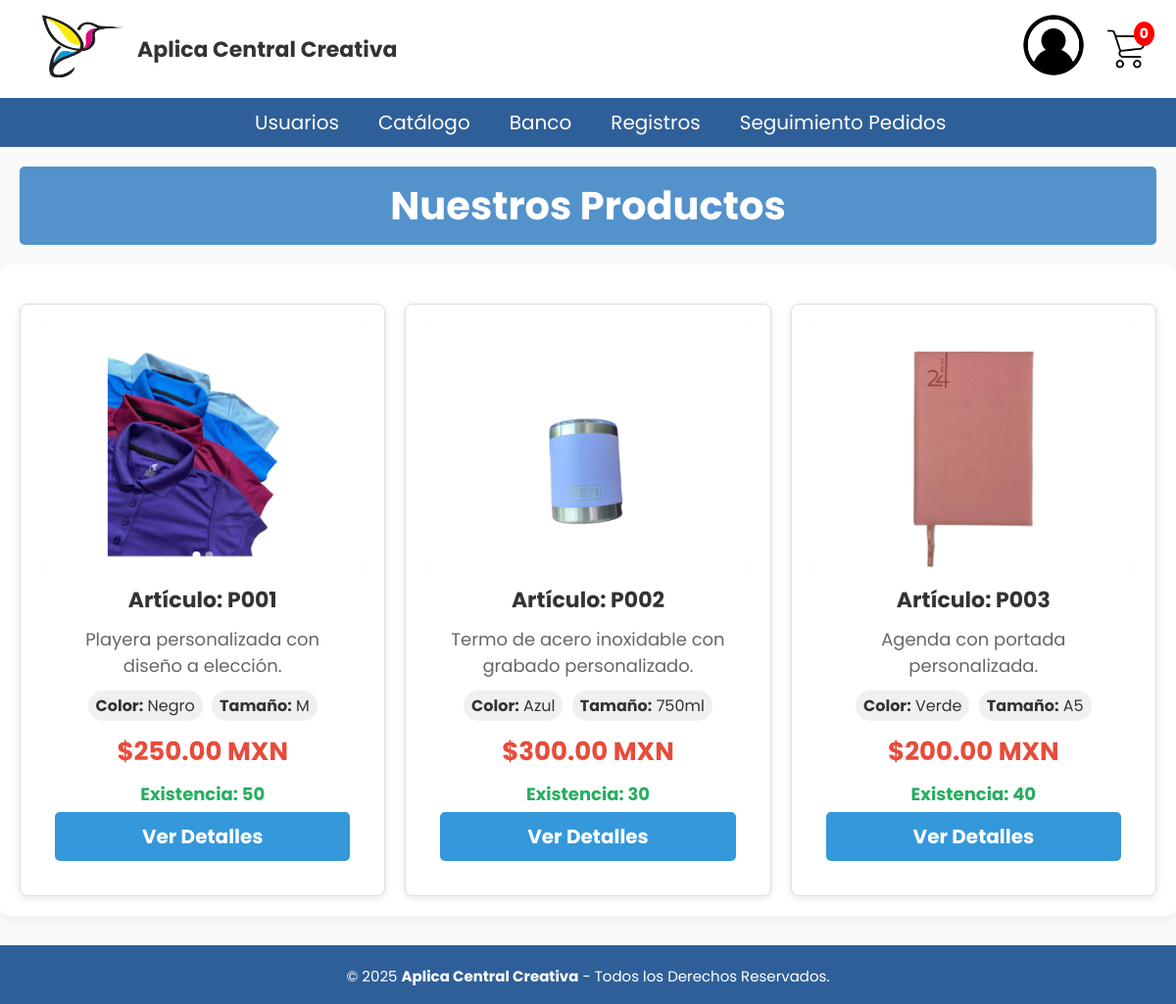
The app's page /Home/Home.php (signed in) with its own data.
### tables this page shows
CREATE TABLE articulos(
id_articulo VARCHAR(5) NOT NULL PRIMARY KEY UNIQUE,
descripcion TEXT NOT NULL,
id_detalle_articulo INT NOT NULL,
CONSTRAINT fk_deta_art FOREIGN KEY (id_detalle_articulo) REFERENCES detalle_articulos(id_detalle_articulo)
);

CREATE TABLE detalle_articulos(
id_detalle_articulo INT NOT NULL PRIMARY KEY AUTO_INCREMENT,
existencia INT NOT NULL,
costo DECIMAL(6,2) NOT NULL,
precio DECIMAL(6,2) NOT NULL,
id_proveedor INT NOT NULL,
estatus ENUM('Disponible','No Disponible','Descontinuado') DEFAULT 'Disponible',
CONSTRAINT fk_proveedor FOREIGN KEY (id_proveedor) REFERENCES usuario(id_usuario)
);

### Home/Home.php (the view, shortened to what this page needs)
<?php
include('../Nav/header.php');
?>
<!DOCTYPE html>
<html lang="es">
<head>
  <link rel="stylesheet" href="Home.css" />
</head>
<body>
<h1 class="titulo">Nuestros Productos</h1>
<div class="container">
  <div class="products-grid">
    <?php
    $sql = "SELECT DISTINCT
              a.id_articulo,
              a.descripcion,
              d.precio,
              d.existencia,
              d.estatus,
              d.id_detalle_articulo
            FROM articulos a
            INNER JOIN detalle_articulos d ON a.id_detalle_articulo = d.id_detalle_articulo
            WHERE d.estatus = 'Disponible'
            ORDER BY a.id_articulo";
    $resultado = $conn->query($sql);
    if ($resultado->num_rows > 0) {
        while ($row = $resultado->fetch_assoc()) {
            $sql_imagenes = "SELECT ac.valor
                            FROM articulo_completo ac
                            INNER JOIN atributos at ON ac.id_atributo = at.id_atributo
                            WHERE ac.id_articulo = ? AND at.nombre = 'Imagen'";
            $stmt = $conn->prepare($sql_imagenes);
            $stmt->bind_param("s", $row["id_articulo"]);
            $stmt->execute();
            $resultado_imagenes = $stmt->get_result();
            $imagenes = [];
            while ($img = $resultado_imagenes->fetch_assoc()) {
                $imagenes[] = $img['valor'];
            }
            $sql_atributos = "SELECT at.nombre, ac.valor
                             FROM articulo_completo ac
                             INNER JOIN atributos at ON ac.id_atributo = at.id_atributo
                             WHERE ac.id_articulo = ? AND at.nombre != 'Imagen'";
            $stmt_attr = $conn->prepare($sql_atributos);
            $stmt_attr->bind_param("s", $row["id_articulo"]);
            $stmt_attr->execute();
            $resultado_atributos = $stmt_attr->get_result();
            $atributos = [];
            while ($attr = $resultado_atributos->fetch_assoc()) {
                $atributos[$attr['nombre']] = $attr['valor'];
            }
            echo '<div class="product" data-product-id="' . $row["id_articulo"] . '">';
            echo '<div class="product-images">';
            if (!empty($imagenes)) {
                foreach ($imagenes as $index => $imagen) {
                    $activeClass = ($index === 0) ? ' active' : '';
                    echo '<img src="../Imagenes/' . htmlspecialchars($imagen) . '" alt="' . htmlspecialchars($row["descripcion"]) . '" class="product-img' . $activeClass . '">';
                }
                if (count($imagenes) > 1) {
                    echo '<div class="image-indicators">';
                    for ($i = 0; $i < count($imagenes); $i++) {
                        echo '<span class="indicator' . ($i === 0 ? ' active' : '') . '" data-index="' . $i . '"></span>';
                    }
                    echo '</div>';
                }
            } else {
                echo '<img src="../Imagenes/no-image.png" alt="Sin imagen" class="product-img active">';
            }
            echo '</div>';
            echo '<div class="product-content">';
            echo '<h3>Artículo: ' . htmlspecialchars($row["id_articulo"]) . '</h3>';
            echo '<p>' . htmlspecialchars($row["descripcion"]) . '</p>';
            if (!empty($atributos)) {
                echo '<div class="product-attributes">';
                $contador = 0;
                foreach ($atributos as $nombre => $valor) {
                    if ($contador < 3) {
                        echo '<span class="attribute"><strong>' . htmlspecialchars($nombre) . ':</strong> ' . htmlspecialchars($valor) . '</span> ';
                        $contador++;
                    }
                }
                echo '</div>';
            }
            echo '<p class="price">$' . number_format($row["precio"], 2) . ' MXN</p>';
            echo '<p class="stock">Existencia: ' . $row["existencia"] . '</p>';
            echo '<a href="Detalle_articulo.php?id=' . $row["id_articulo"] . '" class="btn-ver-detalle">Ver Detalles</a>';
            echo '</div>';
            echo '</div>';
        }
    } else {
        echo '<div class="no-products">No hay productos disponibles en este momento.</div>';
    }
    ?>
  </div>
</div>
</body>
<?php
include ('../Nav/footer.php');
?>
</html>

### BD/ConexionBD.php (shortened to what this page needs)
<!DOCTYPE html>
<html lang="en">
<head>
</head>
<body>
</body>
</html>

### BD/ConexionBDB.php (shortened to what this page needs)
<!DOCTYPE html>
<html lang="en">
<head>
</head>
<body>
</body>
</html>

### Nav/header.php (shortened to what this page needs)
<?php
include('../BD/ConexionBD.php');
include('../BD/ConexionBDB.php');
$id_usuario = $_SESSION['id_usuario'];
$id_rol = $_SESSION['id_rol'];
$menus = [
    1 => [
        "Usuarios" => "../Usuarios\Usuarios.php",
        "Catálogo" => "../Home/Home.php",
        "Banco" => [
            "Clientes" => "../Banco_Usuarios\Usuarios_B.php",
            "Bancos" => "../Bancos\Bancos.php"
        ],
        "Registros" => "../Ventas/Resumen_detalle.php",
        "Seguimiento Pedidos" => "../Pedido/seguimiento_pedido.php"
    ],
    2 => [
        "Mis pedidos" => "#",
        "" => [
            "" => "",
           "" => ""
        ],
        "" => "",
    ],
    3 => [
        "Tienda" => [
            "Ver Productos" => "../Catalogo/catalogo.php",
            "Promociones" => "../Catalogo/promociones.php"
        ],
        "Mis Compras" => [
            "Historial" => "../Cliente/historial_compras.php"
        ],
        "Carrito" => [
            "Ver Carrito" => "../Carrito/carrito.php"
        ],
        "Perfil" => [
            "Perfil" => "../Perfil/Perfil.php"
        ]
    ]
];
$queryCliente = "SELECT id_cliente
FROM cliente WHERE id_usuario = ?";
$stmtCliente = $conn->prepare($queryCliente);
$stmtCliente->bind_param('i', $id_usuario);
$stmtCliente->execute();
$resultCliente = $stmtCliente->get_result();
$cliente = $resultCliente->fetch_assoc();
$id_cliente = $cliente['id_cliente'] ?? null;
$sql_carrito = "SELECT id_carrito FROM carrito WHERE id_cliente = ?";
$stmt = $conn->prepare($sql_carrito);
$stmt->bind_param("i", $id_cliente);
$stmt->execute();
$result = $stmt->get_result();
$row = $result->fetch_assoc();
$id_carrito = $row['id_carrito'] ?? null;
$sql_sum_cantidad = "SELECT SUM(cantidad) AS total_cantidad FROM detalle_carrito WHERE id_carrito = ?";
$stmt = $conn->prepare($sql_sum_cantidad);
$stmt->bind_param("i", $id_carrito);
$stmt->execute();
$result = $stmt->get_result();
$total_cantidad = 0;
if ($row = $result->fetch_assoc()) {
    $total_cantidad = $row['total_cantidad'] ?? 0;
}
?>
<!DOCTYPE html>
<html lang="es">
<head>
    <link rel="stylesheet" href="../CSS/cabecera.css" type="text/css">
    <link rel="stylesheet" href="../CSS/menu.css" type="text/css">
    <link rel="stylesheet" href="../CSS/pie_pagina.css" type="text/css">
    <link rel="stylesheet" href="../CSS/tablas_boton.css" type="text/css">
    <link rel="stylesheet" href="../CSS/formularios.css" type="text/css">
    <link rel="stylesheet" href="../CSS/departamentos.css" type="text/css">
    <link rel="stylesheet" href="../CSS/cabecera2.css" type="text/css">
    <link rel="stylesheet" href="../CSS/Detalle_Producto.css" type="text/css">
    <link rel="stylesheet" href="../CSS/Carrito.css" type="text/css">
    <link rel="stylesheet" href="../CSS/direccion.css" type="text/css">
    <link rel="stylesheet" href="../CSS/Perfil.css" type="text/css">
    <link rel="stylesheet" href="../CSS/Tarjetas.css" type="text/css">
    <link rel="stylesheet" href="../CSS/Confirmar_pedido.css" type="text/css">
    <link rel="stylesheet" href="../CSS/reporte_ventas.css" type="text/css">
</head>
<body>
<header class="cabecera_p">
    <div class="cabecera">
        <div class="logo-nombre">
            <a href="../Home/Home.php">
                <img src="../Imagenes/acc_logo.png" class="img-logo" alt="Logo">
            </a>
            <h1 class="nom_sis">Aplica Central Creativa</h1>
        </div>
<div class="user-carrito-wrapper">
<div class="user-menu-container">
    <div class="user-icon-wrapper" onclick="toggleMenu()">
        <img src="../Imagenes/avatar.png" alt="Usuario" class="user-icon">
    </div>
</div>
        <div class="centro-cabecera">
    <div class="carrito-icono">
        <a href="../Carrito/carrito.php">
            <img src="../Imagenes/carrito.png" alt="Carrito" class="carrito-img">
            <span id="contador-carrito"><?php echo intval($total_cantidad); ?></span>
        </a>
    </div>
</div>
    </div>
    </div>
    <div class="header">
        <ul class="nav">
            <?php
            if ($id_rol && isset($menus[$id_rol])) {
                foreach ($menus[$id_rol] as $nombre => $url) {
                    if (is_array($url)) {
                        echo "<li><a href='#'>$nombre</a><ul class='submenu'>";
                        echo "</ul></li>";
                    } else {
                        echo "<li><a href='$url'>$nombre</a></li>";
                    }
                }
            } else {
                echo "<li><a href='#'>Acceso Denegado</a></li>";
            }
            ?>
        </ul>
    </div>
</header>
</body>
</html>

### Nav/footer.php
<footer class="pie-pagina">
        <div class="grupo-2">
            <small>&copy; 2025 <b>Aplica Central Creativa</b> - Todos los Derechos Reservados.</small>
        </div>
    </footer>

### CSS/cabecera.css (style rules this page uses)
html { font-size: 20px; overflow-y: auto; font-family: 'Poppins', sans-serif; }
.cabecera { display: flex; justify-content: space-between; align-items: center; height: 100px; width: 100%; background-color: #ffffff; padding: 0 30px; }
.logo-nombre { display: flex; align-items: center; gap: 10px; }
.img-logo { height: 90px; width: 100px; }
.nom_sis { font-size: 22px; font-weight: bold; color: #333; margin: 0; }
.user-carrito-wrapper { display: flex; align-items: center; gap: 20px; }
.carrito-icono { position: relative; cursor: pointer; }
.carrito-img { width: 50px; height: 50px; }
#contador-carrito { position: absolute; top: -5px; right: -10px; background-color: red; color: white; font-size: 12px; padding: 2px 6px; border-radius: 50%; }
.user-menu-container { position: relative; }
.user-icon-wrapper { cursor: pointer; }
.user-icon { width: 70px; height: 70px; border-radius: 50%; object-fit: cover; transition: transform 0.2s ease; }

### CSS/menu.css (style rules this page uses)
* { padding: 0px; margin: 0px; }
.header { margin: auto; width: 100%; background-color: #2f5f98; }
ul, ol { list-style: none; }
.nav { display: flex; margin-left: 20%; }
.nav > li { position: relative; float: left; }
.nav li a { background-color: #2f5f98; color: #fff; text-decoration: none; padding: 10px 20px; display: block; }

### CSS/pie_pagina.css (style rules this page uses)
.container { flex: 1; }
.pie-pagina { width: 100%; margin-top: 30px; }
.pie-pagina .grupo-2 { background-color: #2f5f98; padding: 15px 10px; text-align: center; color: #fff; }
.pie-pagina .grupo-2 small { font-size: 15px; }

### CSS/tablas_boton.css (style rules this page uses)
.titulo { background-color: #5492cc; color: white; padding: 10px 20px; border: none; border-radius: 5px; cursor: pointer; font-family: 'Poppins', sans-serif; margin-left: 20px; margin-top: 20px; margin-right: 20px; }
a { text-decoration: underline; color: rgb(0, 0, 0); }

### CSS/formularios.css (style rules this page uses)
.titulo { background-color: #5492cc; color: white; padding: 10px 20px; border: none; border-radius: 5px; cursor: pointer; font-family: 'Poppins', sans-serif; margin-left: 20px; margin-top: 20px; margin-bottom: 20px; margin-right: 20px; }
* { font-family: 'Poppins', sans-serif; margin: 0; padding: 0; box-sizing: border-box; }

### CSS/departamentos.css (style rules this page uses)
a { text-decoration: underline; color: purple; }

### CSS/cabecera2.css (style rules this page uses)
* { padding: 0px; margin: 0px; }
.header { margin: auto; width: 100%; background-color: #2f5f98; }
ul, ol { list-style: none; }
.nav { display: flex; margin-left: 20%; height: 50px; }
.nav > li { position: relative; float: left; }
.nav li a { background-color: #2f5f98; color: #fff; text-decoration: none; padding: 10px 20px; display: block; }
h1, h2 { color: #000000; }

### CSS/Detalle_Producto.css (style rules this page uses)
.price { font-size: 24px; font-weight: bold; color: #28a745; margin: 10px 0; }

### CSS/Carrito.css (style rules this page uses)
body { font-family: 'Segoe UI', Tahoma, Geneva, Verdana, sans-serif; background-color: #f4f4f9; color: #000000; }
h1 { text-align: center; margin-bottom: 30px; color: #000000; }

### CSS/direccion.css (style rules this page uses)
body { font-family: 'Segoe UI', Tahoma, Geneva, Verdana, sans-serif; background-color: #f4f4f9; color: #000000; }
h1 { text-align: center; margin-bottom: 30px; color: #000000; }
h3 { color: #000000; margin-bottom: 10px; }

### CSS/confirmar_pedido.css (style rules this page uses)
body { font-family: 'Segoe UI', Tahoma, Geneva, Verdana, sans-serif; background-color: #f4f4f9; color: #000000; margin: 0; padding: 0; }
h1 { text-align: center; color: #000000; margin-top: 20px; }
.container { max-width: 1000px; margin: 30px auto; background-color: #fff; border-radius: 10px; box-shadow: 0 4px 10px rgba(0, 0, 0, 0.05); padding: 30px; }

### CSS/reporte_ventas.css (style rules this page uses)
body { font-family: Arial, sans-serif; background-color: #f8f9fa; color: #333; }

### Home/Home.css (style rules this page uses)
body { font-family: Arial, sans-serif; margin: 0; padding: 0; background-color: #f9f9f9; }
.container { max-width: 1200px; margin: auto; padding: 2rem; display: grid; grid-template-columns: repeat(auto-fit, minmax(280px, 1fr)); gap: 2rem; }
.product { background-color: white; border-radius: 8px; box-shadow: 0 2px 10px rgba(0, 0, 0, 0.1); padding: 1rem; text-align: center; transition: transform 0.2s; }
.product img { max-width: 100%; border-radius: 8px; height: 200px; object-fit: cover; }
.product h3 { margin: 1rem 0 0.5rem; }
.product p { color: #555; }
.price { font-weight: bold; color: #e91e63; margin: 0.5rem 0; }
.carrito-icono { position: relative; width: 40px; height: 40px; cursor: pointer; }
.carrito-img { width: 100%; height: 100%; object-fit: contain; }
#contador-carrito { position: absolute; top: -8px; right: -8px; background-color: red; color: white; border-radius: 50%; padding: 2px 6px; font-size: 14px; font-weight: bold; }

### records on screen
articulos: id_articulo "P001", descripcion "Playera personalizada con diseño a elección.", nombre "Color", valor "Negro", nombre "Tamaño", valor "M", id_detalle_articulo.precio "250.00", id_detalle_articulo.existencia "50"
articulos: id_articulo "P002", descripcion "Termo de acero inoxidable con grabado personalizado.", nombre "Color", valor "Azul", nombre "Tamaño", valor "750ml", id_detalle_articulo.precio "300.00", id_detalle_articulo.existencia "30"
articulos: id_articulo "P003", descripcion "Agenda con portada personalizada.", nombre "Color", valor "Verde", nombre "Tamaño", valor "A5", id_detalle_articulo.precio "200.00", id_detalle_articulo.existencia "40"

### other values on screen
$total_cantidad "0"
$nombre "Usuarios"
$nombre "Catálogo"
$nombre "Banco"
$nombre "Registros"
$nombre "Seguimiento Pedidos"
